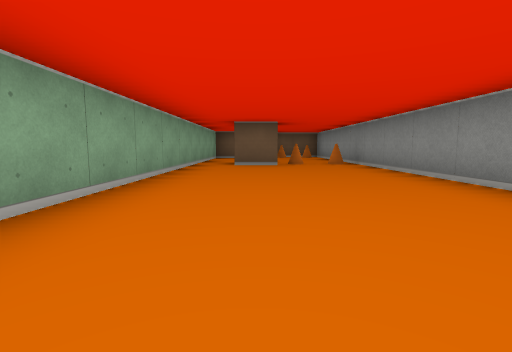
View 1 (above)

12 first-person views from a walk through a cub3D maze. The camera is about half as high as the walls, tilts 6° down and sees 85° across. The floor is counted in squares. Each view is taken from the middle of a square. On the plan, view 1 faces up. The plan holds only what a view shows up to about 9 squares ahead; the rest is blank.

View 2
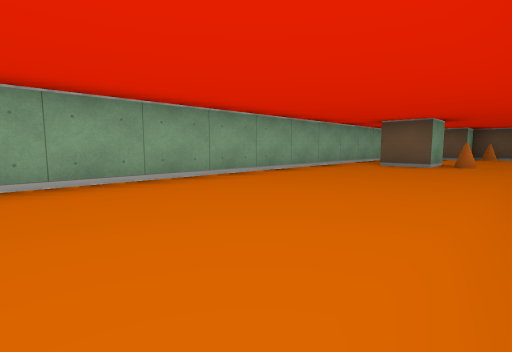

View 3
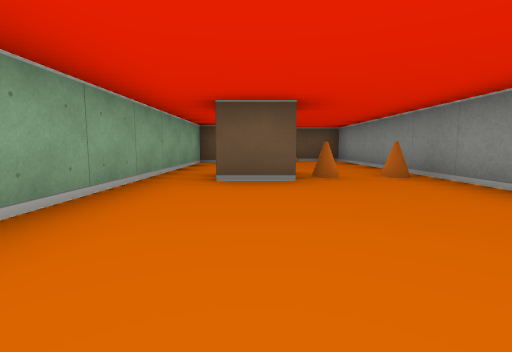

View 4
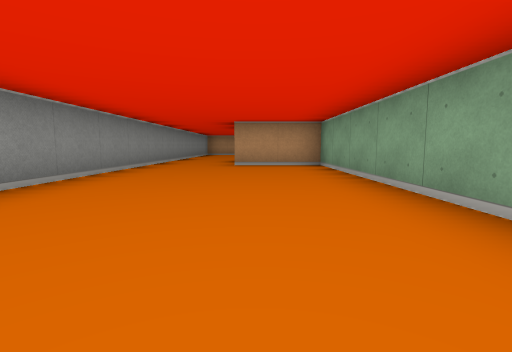

View 5
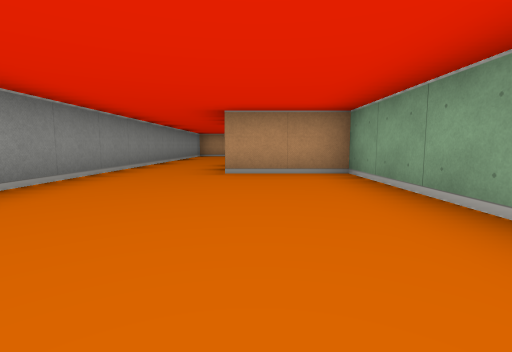

View 6
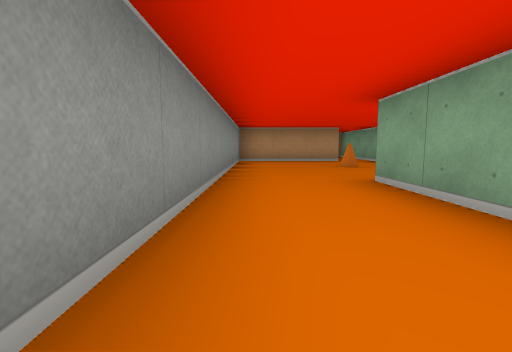

View 7
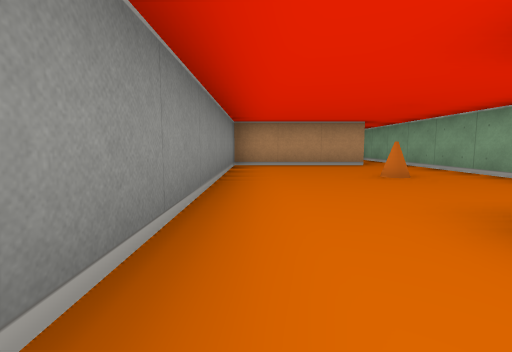

View 8
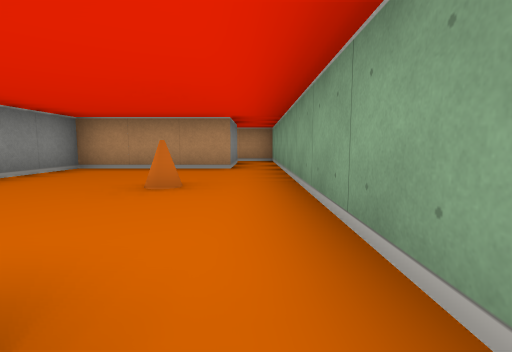

View 9
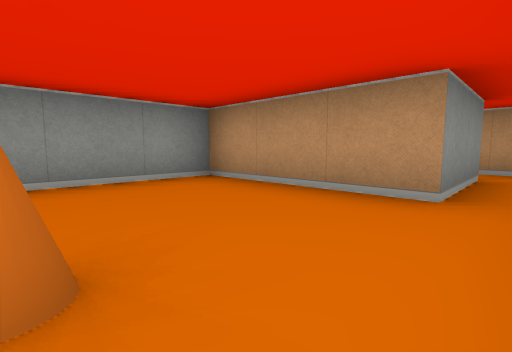

View 10
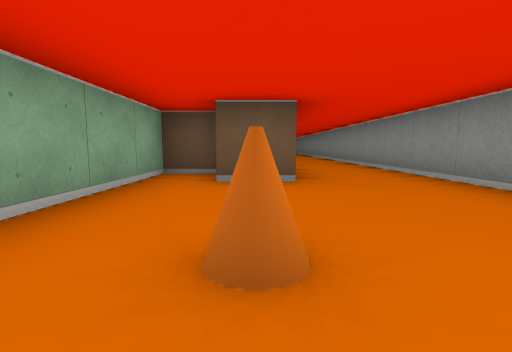

View 11
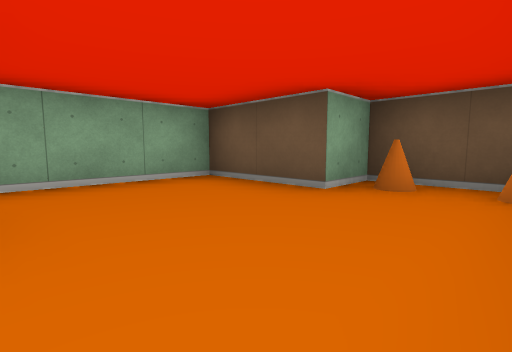

View 12
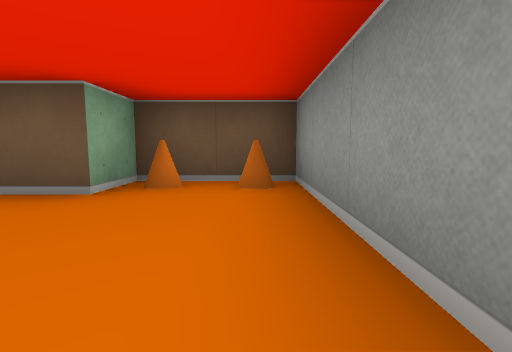

### Floor plan
Ten units are one square. View 1 is at (0, 0); x grows to the right and y downward. Boxes are objects, and circles mark ways between rooms. Rooms are numbered by the first view taken in them; rooms with no view inside come last. Other rooms are left out.
<svg viewBox="-20 -120 50 247">
<path fill="none" stroke="#000" d="M5 -75 5 -65 -5 -65M25 15 25 -115 5 -115 5 -105 -15 -105 -15 15 5 15M-6 35 -15 35 -15 122M5 25 5 45 -5 45M-5 115 -5 95 25 95 25 15"/>
<rect x="5" y="-75" width="10" height="10" fill="#bbb"><title>cone</title></rect>
<rect x="5" y="-115" width="10" height="10" fill="#bbb"><title>cone</title></rect>
<rect x="15" y="-75" width="10" height="10" fill="#bbb"><title>cone</title></rect>
<rect x="15" y="-115" width="10" height="10" fill="#bbb"><title>cone</title></rect>
<rect x="-5" y="65" width="10" height="10" fill="#bbb"><title>cone</title></rect>
<circle cx="15" cy="20" r="3" fill="#2a7"/>
<text x="10" y="-50">1</text>
<text x="10" y="60">2</text>
</svg>
Room 1 opens to room 2.

Where each view was taken, in squares from view 1:
view 1: 0 up, 0 right, facing up
view 2: 0 up, 2 right, facing up-left
view 3: 3 up, 0 right, facing up
view 4: 5 up, 0 right, facing down
view 5: 3 up, 0 right, facing down
view 6: 1 down, 2 right, facing down
view 7: 3 down, 2 right, facing down
view 8: 4 down, 1 left, facing down
view 9: 7 down, 1 left, facing down-right
view 10: 8 down, 0 right, facing up
view 11: 8 up, 2 right, facing up-left
view 12: 8 up, 2 right, facing up
